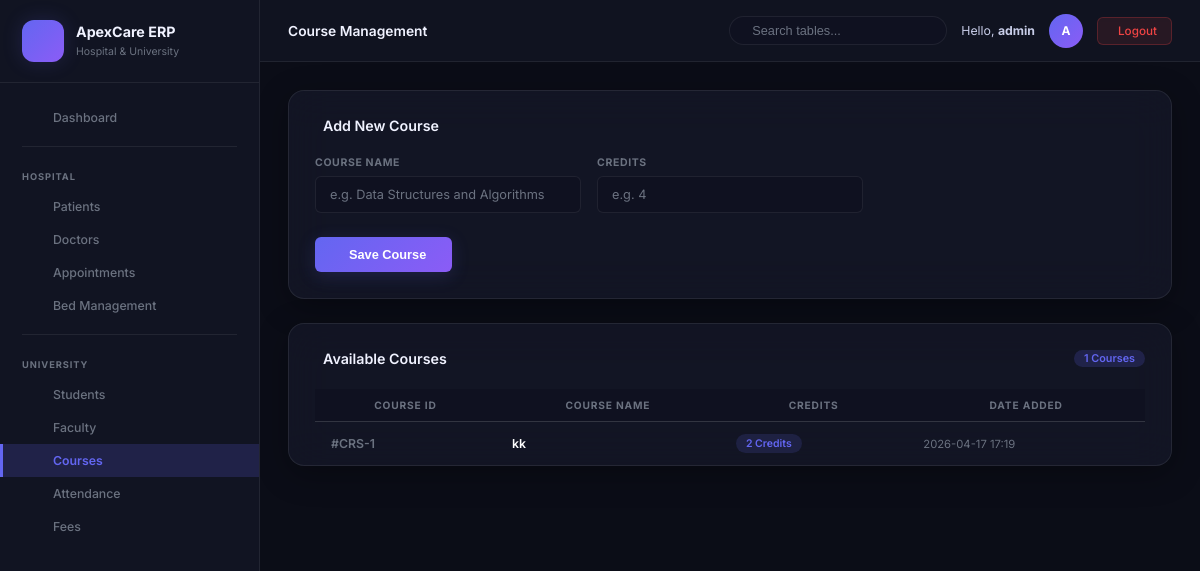
Page /university/courses (signed in) on the committed database.
### tables this page shows
CREATE TABLE courses (
                id          INTEGER PRIMARY KEY AUTOINCREMENT,
                course_name TEXT NOT NULL,
                credits     INTEGER NOT NULL,
                created_at  TIMESTAMP DEFAULT CURRENT_TIMESTAMP
            );

### routes/university.py (the view, shortened to what this page needs)
@university_bp.route('/courses', methods=['GET', 'POST'])
@login_required
def courses():
    msg, msg_type = None, None
    db = get_db()
    cursor = db.cursor()
    cursor.execute("SELECT * FROM courses ORDER BY id DESC")
    all_courses = cursor.fetchall()
    cursor.close()
    return render_template('university/courses.html', courses=all_courses, msg=msg, msg_type=msg_type)

### core/db.py (called while the page is built)
    def execute(self, query, args=None):
        query = query.replace('%s', '?')
        query = query.replace('AUTO_INCREMENT', 'AUTOINCREMENT')
        if args:
            self.cursor.execute(query, args)
        else:
            self.cursor.execute(query)

    def fetchall(self):
        rows = self.cursor.fetchall()
        return [dict(row) for row in rows]

    def close(self):
        self.cursor.close()

    def cursor(self):
        return SQLiteCursorWrapper(self.conn)

    def close(self):
        self.conn.close()

### routes/utils.py (called while the page is built)
def login_required(f):
    @wraps(f)
    def decorated(*args, **kwargs):
        if 'logged_in' not in session:
            flash('Please login to access this page.', 'warning')
            return redirect(url_for('auth.login'))
        return f(*args, **kwargs)
    return decorated

### templates/university/courses.html (shortened to what this page needs)
{% extends "base.html" %}
{% block page_title %}Course Management{% endblock %}
{% block content %}
<div class="card-dark">
    <div class="card-head">
         Add New Course
    </div>
    <form method="POST">
        <div class="form-grid">
            <div class="f-group">
                <label class="f-label">Course Name</label>
                <input type="text" name="course_name" class="f-control" required placeholder="e.g. Data Structures and Algorithms">
            </div>
            <div class="f-group">
                <label class="f-label">Credits</label>
                <input type="number" name="credits" class="f-control" required placeholder="e.g. 4">
            </div>
        </div>
        <div style="margin-top: 24px;">
            <button type="submit" class="btn-submit">
                 Save Course
            </button>
        </div>
    </form>
</div>
<div class="card-dark" style="padding-bottom: 0;">
    <div class="card-head">
         Available Courses
        <span class="record-badge">{{ courses|length }} Courses</span>
    </div>
    {% if courses %}
    <div class="tbl-scroll">
        <table class="apex-tbl">
            <thead>
                <tr>
                    <th>Course ID</th>
                    <th>Course Name</th>
                    <th>Credits</th>
                    <th>Date Added</th>
                </tr>
            </thead>
            <tbody>
                {% for c in courses %}
                <tr>
                    <td>#CRS-{{ c.id }}</td>
                    <td style="font-weight: 600; color: #fff;">{{ c.course_name }}</td>
                    <td>
                        <span class="badge" style="background: rgba(99,102,241,.15); color: var(--accent);">{{ c.credits }} Credits</span>
                    </td>
                    <td style="color: var(--text-muted); font-size: .75rem;">{{ c.created_at[:16] if c.created_at else '' }}</td>
                </tr>
                {% endfor %}
            </tbody>
        </table>
    </div>
    {% else %}
    <div class="empty-state">
        <i class="ph-duotone ph-books"></i>
        No courses have been added yet.
    </div>
    {% endif %}
</div>
{% endblock %}

### static/css/style.css (style rules this page uses)
:root { --bg-root : #0b0d17; --bg-sidebar : #111422; --bg-card : #181c2e; --bg-input : #0f1120; --bg-hover : #1e2340; --accent : #6366f1; --accent-2 : #8b5cf6; --accent-grd : linear-gradient(135deg, #6366f1 0%, #8b5cf6 100%); --accent-glow: rgba(99, 102, 241, 0.18); --text-h : #f0f2ff; --text-body : #c8cde8; --text-muted : #6b7280; --border : rgba(255,255,255,0.07); --border-h : rgba(99,102,241,0.45); --success : #10b981; --warning : #f59e0b; --danger : #ef4444; --info : #38bdf8; --sidebar-w : 260px; --hdr-h : 62px; --radius-lg : 16px; --radius-md : 10px; --radius-sm : 6px; --shadow-card: 0 4px 32px rgba(0,0,0,0.45); --transition : all 0.3s cubic-bezier(0.16, 1, 0.3, 1); --glass-bg : rgba(24, 28, 46, 0.6); --glass-border: rgba(255, 255, 255, 0.08); }
*, *::before, *::after { box-sizing: border-box; margin: 0; padding: 0; }
html { font-size: 15px; scroll-behavior: smooth; }
body { font-family: 'Inter', system-ui, sans-serif; background: var(--bg-root); color: var(--text-body); min-height: 100vh; -webkit-font-smoothing: antialiased; }
.card-dark { background: var(--glass-bg); backdrop-filter: blur(20px); -webkit-backdrop-filter: blur(20px); border: 1px solid var(--glass-border); border-radius: var(--radius-lg); padding: 26px; margin-bottom: 24px; box-shadow: 0 8px 32px rgba(0, 0, 0, 0.3); transition: var(--transition); }
.card-head { display: flex; align-items: center; gap: 8px; margin-bottom: 22px; font-size: .95rem; font-weight: 600; color: var(--text-h); }
.record-badge { margin-left: auto; background: var(--accent-glow); color: var(--accent); padding: 2px 10px; border-radius: 20px; font-size: .72rem; font-weight: 600; }
.form-grid { display: grid; grid-template-columns: repeat(auto-fill, minmax(200px, 1fr)); gap: 16px; }
.f-group { display: flex; flex-direction: column; }
.f-label { font-size: .7rem; font-weight: 700; letter-spacing: .06em; text-transform: uppercase; color: var(--text-muted); margin-bottom: 7px; }
.f-control { padding: 10px 14px; background: var(--bg-input); border: 1px solid var(--border); border-radius: var(--radius-sm); color: var(--text-h); font-size: .85rem; font-family: inherit; outline: none; transition: var(--transition); width: 100%; }
.f-control::placeholder { color: var(--text-muted); }
.btn-submit { display: inline-flex; align-items: center; gap: 8px; padding: 10px 26px; background: var(--accent-grd); color: #fff; border: none; border-radius: var(--radius-sm); font-size: .85rem; font-weight: 600; cursor: pointer; transition: var(--transition); box-shadow: 0 4px 18px var(--accent-glow); }
.tbl-scroll { overflow-x: auto; max-height: 520px; overflow-y: auto; }
table.apex-tbl { width: 100%; border-collapse: collapse; font-size: .82rem; }
.apex-tbl thead { position: sticky; top: 0; z-index: 1; background: var(--bg-input); }
.apex-tbl th { padding: 10px 16px; color: var(--text-muted); font-size: .68rem; font-weight: 700; text-transform: uppercase; letter-spacing: .08em; border-bottom: 1px solid var(--border); white-space: nowrap; }
.apex-tbl td { padding: 12px 16px; color: var(--text-body); border-bottom: 1px solid var(--border); vertical-align: middle; }
.apex-tbl td:first-child { color: var(--text-muted); font-weight: 600; }
.apex-tbl tbody tr:last-child td { border-bottom: none; }
.badge { display: inline-block; padding: 3px 10px; border-radius: 20px; font-size: .7rem; font-weight: 600; }

### rows in the picture
courses: id "1", course_name "kk", credits "2", created_at "2026-04-17 17:19"

### other values in the picture
{{ session.username }} "admin"
{{ session.username[0]|upper if session.username else 'A' }} "A"
{{ courses|length }} "1"
